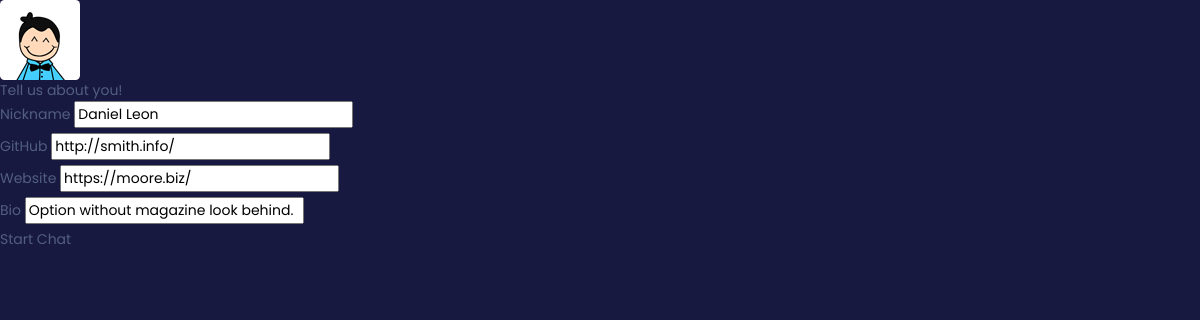
Screenshot of /profile (signed in) with the database file from the repository.
### catchat/models.py (models this page shows, shortened)
class User(UserMixin, db.Model):
    id = db.Column(db.Integer, primary_key=True)
    access_token = db.Column(db.String(128))
    email = db.Column(db.String(254), unique=True, nullable=False)
    nickname = db.Column(db.String(30))
    password_hash = db.Column(db.String(128))
    email_hash = db.Column(db.String(128))
    github = db.Column(db.String(255))
    website = db.Column(db.String(255))
    bio = db.Column(db.String(120))
    messages = db.relationship('Message', back_populates='author', cascade='all')

### catchat/blueprints/chat.py (the view, shortened to what this page needs)
@chat_bp.route('/profile', methods=['GET', 'POST'])
@login_required
def profile():
    form = ProfileForm()
    flash_errors(form)
    return render_template('chat/profile.html', form=form)

### catchat/forms.py
class ProfileForm(FlaskForm):
    nickname = StringField('Nickname', validators=[DataRequired(), Length(1, 64)])
    github = StringField('GitHub', validators=[Optional(), URL(), Length(0, 128)])
    website = StringField('Website', validators=[Optional(), URL(), Length(0, 128)])
    bio = TextAreaField('Bio', validators=[Optional(), Length(0, 120)])

### catchat/extensions.py (called while the page is built)
@login_manager.user_loader
def load_user(user_id):
    from catchat.models import User
    return User.query.get(int(user_id))

### catchat/utils.py (called while the page is built)
def flash_errors(form):
    for field, errors in form.errors.items():
        for error in errors:
            flash(u"Error in the %s field - %s" % (
                getattr(form, field).label.text, error)
                  )

### catchat/templates/chat/profile.html (shortened to what this page needs)
{% extends 'base.html' %}
{% block content %}
    <div class="ui middle aligned center aligned grid">
        <div class="column">
            <div class="ui attached message">
                <div class="header ui image ">
                    <img src="{{ url_for('static', filename='logo.png') }}" class="image">
                    <div class="content">Tell us about you!</div>
                </div>
            </div>
            <form class="profile ui form attached left aligned fluid segment" method="post"
                  action="{{ url_for('chat.profile') }}">
                <div class="field eight wide">
                    <label>Nickname</label>
                    <input name="nickname" placeholder="Nickname" type="text" value="{{ current_user.nickname }}">
                </div>
                <div class="field">
                    <label>GitHub</label>
                    <input name="github" placeholder="https://github.com/greyli" type="text"
                           value="{{ current_user.github or '' }}">
                </div>
                <div class="field">
                    <label>Website</label>
                    <input name="website" placeholder="http://greyli.com" type="text"
                           value="{{ current_user.website or '' }}">
                </div>
                <div class="field">
                    <label>Bio</label>
                    <input name="bio" placeholder="I'm a ..." type="text" value="{{ current_user.bio or '' }}">
                </div>
                <div class="fields two">
                    <div class="ui orange submit fluid button">Start Chat</div>
                </div>
            </form>
        </div>
    </div>
{% endblock %}

### catchat/templates/base.html (shortened to what this page needs)
<html>
<head>
    {% block head %}
        <link rel="stylesheet" href="https://stackpath.bootstrapcdn.com/bootstrap/4.4.1/css/bootstrap.min.css">
        <link href="https://use.fontawesome.com/releases/v5.0.6/css/all.css" rel="stylesheet">
        <link href="{{ url_for('static', filename='css/nucleo-icons.css') }}" rel="stylesheet" />
        <link href="{{ url_for('static', filename='css/blk-design-system.css') }}" rel="stylesheet" />
    {% endblock %}
</head>
<body>
{% block content %}{% endblock %}
</body>
</html>

### rows the page displays
User: nickname "Daniel Leon", github "http://smith.info/", website "https://moore.biz/", bio "Option without magazine look behind."
